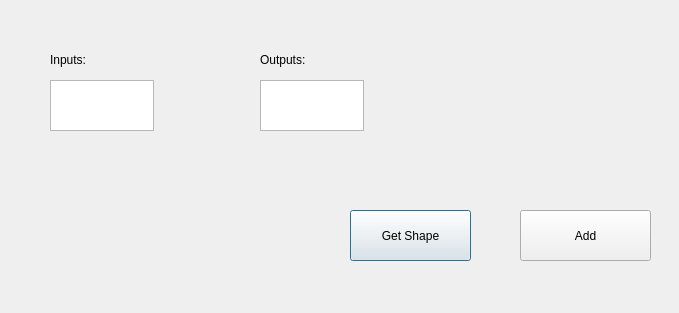
<?xml version="1.0" encoding="UTF-8"?>
<ui version="4.0">
 <class>AddSigmoid</class>
 <widget class="QDialog" name="AddSigmoid">
  <property name="geometry">
   <rect>
    <x>0</x>
    <y>0</y>
    <width>679</width>
    <height>313</height>
   </rect>
  </property>
  <property name="windowTitle">
   <string>Dialog</string>
  </property>
  <widget class="QLabel" name="label_2">
   <property name="geometry">
    <rect>
     <x>50</x>
     <y>50</y>
     <width>101</width>
     <height>20</height>
    </rect>
   </property>
   <property name="text">
    <string>Inputs:</string>
   </property>
  </widget>
  <widget class="QPushButton" name="pushButton_2">
   <property name="geometry">
    <rect>
     <x>350</x>
     <y>210</y>
     <width>121</width>
     <height>51</height>
    </rect>
   </property>
   <property name="text">
    <string>Get Shape</string>
   </property>
  </widget>
  <widget class="QLabel" name="label_3">
   <property name="geometry">
    <rect>
     <x>260</x>
     <y>50</y>
     <width>101</width>
     <height>20</height>
    </rect>
   </property>
   <property name="text">
    <string>Outputs:</string>
   </property>
  </widget>
  <widget class="QPushButton" name="pushButton">
   <property name="geometry">
    <rect>
     <x>520</x>
     <y>210</y>
     <width>131</width>
     <height>51</height>
    </rect>
   </property>
   <property name="text">
    <string>Add</string>
   </property>
  </widget>
  <widget class="QTextEdit" name="inputs">
   <property name="geometry">
    <rect>
     <x>50</x>
     <y>80</y>
     <width>104</width>
     <height>51</height>
    </rect>
   </property>
  </widget>
  <widget class="QTextEdit" name="outputs">
   <property name="geometry">
    <rect>
     <x>260</x>
     <y>80</y>
     <width>104</width>
     <height>51</height>
    </rect>
   </property>
  </widget>
 </widget>
 <resources/>
 <connections/>
</ui>
